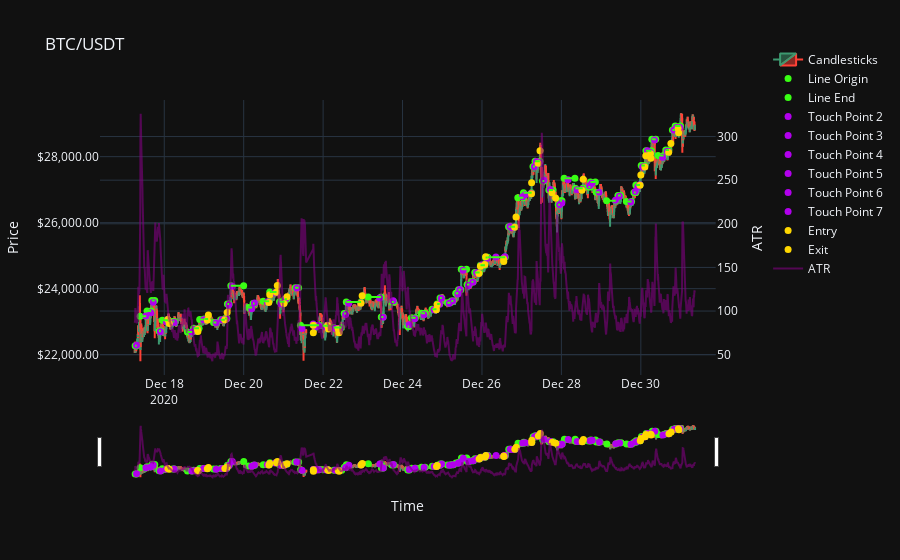

This figure's notebook cell:
### Code cell
# PLOTLY CRASHES IF USING TOO MANY ROWS, THIS IS JUST TO MAKE SURE TRADES LOOK RIGHT AND LOOK AT SOME TRADES
# PLOTLY CRASHES IF USING TOO MANY ROWS, THIS IS JUST TO MAKE SURE TRADES LOOK RIGHT AND LOOK AT SOME TRADES
# PLOTLY CRASHES IF USING TOO MANY ROWS, THIS IS JUST TO MAKE SURE TRADES LOOK RIGHT AND LOOK AT SOME TRADES

# Candlestick plot (With the horizontal lines, all the line touch points, trade entry, trade exit)

fig = make_subplots(specs=[[{"secondary_y": True}]])

candlesticks = go.Candlestick(x=plt_btc_usdt_df['time'], open=plt_btc_usdt_df['open'], high=plt_btc_usdt_df['high'], low=plt_btc_usdt_df['low'], close=plt_btc_usdt_df['close'], name='Candlesticks')

line_origin = go.Scatter(x=plt_resistance_lines_df['initial_point'], y=plt_resistance_lines_df['line_price'], mode='markers', name='Line Origin', marker=dict(color='#39FF14', size=7))
line_end = go.Scatter(x=plt_resistance_lines_df['end_of_line'], y=plt_resistance_lines_df['line_price'], mode='markers', name='Line End', marker=dict(color='#39FF14', size=7))

entries = go.Scatter(x=plt_trade_results_df['entry_time'], y=plt_trade_results_df['entry_price'], mode='markers', name='Entry', marker=dict(color='#FFD700', size=7))
exits = go.Scatter(x=plt_trade_results_df['exit_time'], y=plt_trade_results_df['exit_price'], mode='markers', name='Exit', marker=dict(color='#FFD700', size=7))
atr = go.Scatter(x=plt_btc_usdt_df['time'], y=plt_btc_usdt_df['atr'], mode='lines', name='ATR', line=dict(color='purple'), opacity=0.6)

fig.add_trace(candlesticks, secondary_y=False)
fig.add_trace(line_origin, secondary_y=False)
fig.add_trace(line_end, secondary_y=False)

# Adds all the touch points starting with 'touch_point_2'
for i in range(2, len(plt_resistance_lines_df.columns)):
    touch_point_column = 'touch_point_' + str(i)
    touch_price_column = 'touch_point_' + str(i) + '_price'

    if touch_point_column in plt_resistance_lines_df.columns:
        touch_points = go.Scatter(x=plt_resistance_lines_df[touch_point_column], y=plt_resistance_lines_df[touch_price_column], mode='markers', name=f'Touch Point {i}', marker=dict(color='#B200ED', size=7))
        fig.add_trace(touch_points, secondary_y=False)

fig.add_trace(entries, secondary_y=False)
fig.add_trace(exits, secondary_y=False)
fig.add_trace(atr, secondary_y=True)

fig.update_layout(title='BTC/USDT', xaxis_title='Time', template="plotly_dark", legend=dict(y=1.2, font=dict(size=12)))
fig.update_yaxes(title_text='Price', secondary_y=False, tickformat="$,.2f", autorange=True, fixedrange=False)
fig.update_yaxes(title_text='ATR', secondary_y=True)

# Adds the horizontal resistance lines to graph. Iterates through each row of the resistance_df.
for _, row in plt_resistance_lines_df.iterrows():
    start_time = row['initial_point']
    end_time = row['end_of_line']
    price = row['line_price']
    
    fig.add_shape(type="line", x0=start_time, y0=price, x1=end_time, y1=price, line=dict(color='#39FF14', width=2), xref='x', yref='y')

fig.show()

### Figure 1 — Plotly figure (JSON) as saved in the notebook; plotly's stock layout.template omitted (floating-point values rounded to 4 significant figures; data arrays with more than 128 entries replaced by an {"elided": "..."} marker saying what was removed)
{"data": [{"close": {"elided": "4000 float values"}, "high": {"elided": "4000 float values"}, "low": {"elided": "4000 float values"}, "name": "Candlesticks", "open": {"elided": "4000 float values"}, "type": "candlestick", "x": {"elided": "4000 str values"}, "xaxis": "x", "yaxis": "y"}, {"marker": {"color": "#39FF14", "size": 7}, "mode": "markers", "name": "Line Origin", "type": "scatter", "x": ["2020-12-17T06:25:00", "2020-12-17T09:25:00", "2020-12-17T13:35:00", "2020-12-17T16:30:00", "2020-12-17T20:50:00", "2020-12-17T22:45:00", "2020-12-18T05:05:00", "2020-12-18T14:00:00", "2020-12-18T17:45:00", "2020-12-18T21:25:00", "2020-12-19T00:10:00", "2020-12-19T05:45:00", "2020-12-19T10:05:00", "2020-12-19T12:45:00", "2020-12-19T14:10:00", "2020-12-19T16:15:00", "2020-12-20T02:45:00", "2020-12-20T05:40:00", "2020-12-20T11:45:00", "2020-12-20T15:45:00", "2020-12-20T21:40:00", "2020-12-21T00:45:00", "2020-12-21T07:05:00", "2020-12-21T10:20:00", "2020-12-21T23:50:00", "2020-12-22T06:25:00", "2020-12-22T12:45:00", "2020-12-22T14:00:00", "2020-12-23T03:15:00", "2020-12-23T11:10:00", "2020-12-23T17:30:00", "2020-12-24T03:05:00", "2020-12-24T05:20:00", "2020-12-24T11:20:00", "2020-12-24T17:50:00", "2020-12-24T20:55:00", "2020-12-24T22:40:00", "2020-12-25T03:05:00", "2020-12-25T05:30:00", "2020-12-25T08:10:00", "2020-12-25T09:50:00", "2020-12-25T11:30:00", "2020-12-25T15:00:00", "2020-12-25T17:40:00", "2020-12-25T19:40:00", "2020-12-25T23:05:00", "2020-12-26T02:10:00", "2020-12-26T03:30:00", "2020-12-26T16:05:00", "2020-12-26T17:20:00", "2020-12-26T21:40:00", "2020-12-27T01:05:00", "2020-12-27T06:50:00", "2020-12-27T08:05:00", "2020-12-27T12:35:00", "2020-12-27T16:25:00", "2020-12-27T22:05:00", "2020-12-27T23:20:00", "2020-12-28T01:40:00", "2020-12-28T08:30:00", "2020-12-28T16:15:00", "2020-12-28T17:35:00", "2020-12-28T21:00:00", "2020-12-29T03:20:00", "2020-12-29T10:10:00", "2020-12-29T15:15:00", "2020-12-29T19:50:00", "2020-12-29T21:00:00", "2020-12-30T00:15:00", "2020-12-30T03:05:00", "2020-12-30T06:40:00", "2020-12-30T10:25:00", "2020-12-30T15:05:00", "2020-12-30T19:05:00", "2020-12-30T20:45:00"], "xaxis": "x", "y": [22270.0, 23160.0, 23330.0, 23640.0, 22720.0, 23040.0, 23010.0, 22690.0, 22800.0, 23060.0, 23080.0, 22980.0, 23060.0, 23100.0, 23540.0, 24090.0, 23430.0, 23550.0, 23620.0, 23900.0, 23600.0, 23680.0, 24020.0, 22890.0, 22880.0, 22830.0, 23250, 23600.0, 23750.0, 23140.0, 23590.0, 22850.0, 23120.0, 23250.0, 23380.0, 23540.0, 23720.0, 23570.0, 23630.0, 23860.0, 23960.0, 24590.0, 24120.0, 24210.0, 24490.0, 24710.0, 24940.0, 24950.0, 25880.0, 25870.0, 26760.0, 26910.0, 27700.0, 27860.0, 27260.0, 26990.0, 26540.0, 26660.0, 27340.0, 27040.0, 27080.0, 27230.0, 26920.0, 26660.0, 26820.0, 26640.0, 26910.0, 27140.0, 27730.0, 28180.0, 28520.0, 28030.0, 28200.0, 28810.0, 28930.0], "yaxis": "y"}, {"marker": {"color": "#39FF14", "size": 7}, "mode": "markers", "name": "Line End", "type": "scatter", "x": ["2020-12-17T07:20:00", "2020-12-17T13:05:00", "2020-12-17T16:05:00", "2020-12-17T18:15:00", "2020-12-17T22:00:00", "2020-12-18T02:15:00", "2020-12-18T06:05:00", "2020-12-18T16:50:00", "2020-12-18T21:00:00", "2020-12-18T23:50:00", "2020-12-19T02:30:00", "2020-12-19T07:25:00", "2020-12-19T12:35:00", "2020-12-19T13:50:00", "2020-12-19T15:15:00", "2020-12-20T00:00:00", "2020-12-20T05:05:00", "2020-12-20T06:35:00", "2020-12-20T15:25:00", "2020-12-20T19:50:00", "2020-12-21T00:40:00", "2020-12-21T02:05:00", "2020-12-21T09:10:00", "2020-12-21T21:30:00", "2020-12-22T02:55:00", "2020-12-22T11:10:00", "2020-12-22T13:45:00", "2020-12-22T22:55:00", "2020-12-23T11:05:00", "2020-12-23T12:20:00", "2020-12-23T18:45:00", "2020-12-24T04:00:00", "2020-12-24T07:50:00", "2020-12-24T13:35:00", "2020-12-24T20:30:00", "2020-12-24T22:30:00", "2020-12-24T23:45:00", "2020-12-25T04:55:00", "2020-12-25T06:40:00", "2020-12-25T09:40:00", "2020-12-25T11:15:00", "2020-12-25T14:40:00", "2020-12-25T16:25:00", "2020-12-25T18:45:00", "2020-12-25T22:35:00", "2020-12-26T01:45:00", "2020-12-26T03:25:00", "2020-12-26T14:05:00", "2020-12-26T17:15:00", "2020-12-26T19:55:00", "2020-12-27T01:00:00", "2020-12-27T06:00:00", "2020-12-27T08:00:00", "2020-12-27T11:00:00", "2020-12-27T13:40:00", "2020-12-27T18:55:00", "2020-12-27T23:05:00", "2020-12-28T00:20:00", "2020-12-28T08:10:00", "2020-12-28T12:55:00", "2020-12-28T17:30:00", "2020-12-28T20:30:00", "2020-12-28T23:10:00", "2020-12-29T08:50:00", "2020-12-29T11:55:00", "2020-12-29T18:25:00", "2020-12-29T20:55:00", "2020-12-29T23:30:00", "2020-12-30T02:25:00", "2020-12-30T06:25:00", "2020-12-30T09:00:00", "2020-12-30T13:45:00", "2020-12-30T17:00:00", "2020-12-30T20:35:00", "2020-12-31T00:00:00"], "xaxis": "x", "y": [22270.0, 23160.0, 23330.0, 23640.0, 22720.0, 23040.0, 23010.0, 22690.0, 22800.0, 23060.0, 23080.0, 22980.0, 23060.0, 23100.0, 23540.0, 24090.0, 23430.0, 23550.0, 23620.0, 23900.0, 23600.0, 23680.0, 24020.0, 22890.0, 22880.0, 22830.0, 23250, 23600.0, 23750.0, 23140.0, 23590.0, 22850.0, 23120.0, 23250.0, 23380.0, 23540.0, 23720.0, 23570.0, 23630.0, 23860.0, 23960.0, 24590.0, 24120.0, 24210.0, 24490.0, 24710.0, 24940.0, 24950.0, 25880.0, 25870.0, 26760.0, 26910.0, 27700.0, 27860.0, 27260.0, 26990.0, 26540.0, 26660.0, 27340.0, 27040.0, 27080.0, 27230.0, 26920.0, 26660.0, 26820.0, 26640.0, 26910.0, 27140.0, 27730.0, 28180.0, 28520.0, 28030.0, 28200.0, 28810.0, 28930.0], "yaxis": "y"}, {"marker": {"color": "#B200ED", "size": 7}, "mode": "markers", "name": "Touch Point 2", "type": "scatter", "x": ["2020-12-17T07:15:00", "2020-12-17T12:55:00", "2020-12-17T15:50:00", "2020-12-17T17:20:00", "2020-12-17T21:40:00", "2020-12-18T01:15:00", "2020-12-18T06:00:00", "2020-12-18T16:35:00", "2020-12-18T18:45:00", "2020-12-18T23:45:00", "2020-12-19T01:05:00", "2020-12-19T07:20:00", "2020-12-19T11:00:00", "2020-12-19T13:35:00", "2020-12-19T15:05:00", "2020-12-19T17:05:00", "2020-12-20T04:50:00", "2020-12-20T06:30:00", "2020-12-20T14:15:00", "2020-12-20T18:50:00", "2020-12-20T22:35:00", "2020-12-21T01:35:00", "2020-12-21T08:00:00", "2020-12-21T11:15:00", "2020-12-22T01:45:00", "2020-12-22T07:15:00", "2020-12-22T13:35:00", "2020-12-22T15:30:00", "2020-12-23T10:10:00", "2020-12-23T12:15:00", "2020-12-23T18:20:00", "2020-12-24T03:55:00", "2020-12-24T07:20:00", "2020-12-24T12:55:00", "2020-12-24T19:00:00", "2020-12-24T22:15:00", "2020-12-24T23:30:00", "2020-12-25T04:15:00", "2020-12-25T06:20:00", "2020-12-25T09:25:00", "2020-12-25T10:40:00", "2020-12-25T12:35:00", "2020-12-25T15:50:00", "2020-12-25T18:30:00", "2020-12-25T20:45:00", "2020-12-25T23:55:00", "2020-12-26T03:15:00", "2020-12-26T08:25:00", "2020-12-26T16:55:00", "2020-12-26T18:10:00", "2020-12-27T00:30:00", "2020-12-27T02:05:00", "2020-12-27T07:40:00", "2020-12-27T08:55:00", "2020-12-27T13:25:00", "2020-12-27T17:15:00", "2020-12-27T22:55:00", "2020-12-28T00:15:00", "2020-12-28T04:00:00", "2020-12-28T09:25:00", "2020-12-28T17:05:00", "2020-12-28T18:30:00", "2020-12-28T22:50:00", "2020-12-29T08:40:00", "2020-12-29T11:00:00", "2020-12-29T17:55:00", "2020-12-29T20:40:00", "2020-12-29T22:10:00", "2020-12-30T01:05:00", "2020-12-30T04:00:00", "2020-12-30T08:15:00", "2020-12-30T13:10:00", "2020-12-30T15:55:00", "2020-12-30T19:55:00", "2020-12-30T21:35:00"], "xaxis": "x", "y": [22290.0, 23170.0, 23270.0, 23590.0, 22700.0, 23000.0, 22980.0, 22690.0, 22770.0, 23060.0, 23060.0, 22970.0, 23060.0, 23090.0, 23510.0, 24080.0, 23390.0, 23560.0, 23600.0, 23870.0, 23540.0, 23700.0, 24020.0, 22800.0, 22840.0, 22800.0, 23220.0, 23560.0, 23720.0, 23130.0, 23630.0, 22900.0, 23090.0, 23210.0, 23360.0, 23530.0, 23710.0, 23560.0, 23620.0, 23840.0, 23980.0, 24560.0, 24090.0, 24200.0, 24480.0, 24720.0, 24920.0, 24960.0, 25880.0, 25850.0, 26780.0, 26850.0, 27700.0, 27850.0, 27290.0, 27010.0, 26550.0, 26590.0, 27300.0, 27000.0, 27130.0, 27190.0, 26920.0, 26680.0, 26800.0, 26620.0, 26950.0, 27090.0, 27690.0, 28180.0, 28510.0, 27980.0, 28160.0, 28800.0, 28880.0], "yaxis": "y"}, {"marker": {"color": "#B200ED", "size": 7}, "mode": "markers", "name": "Touch Point 3", "type": "scatter", "x": [null, null, null, null, null, "2020-12-18T02:05:00", null, null, "2020-12-18T20:00:00", null, "2020-12-19T01:55:00", null, "2020-12-19T12:30:00", null, null, null, null, null, "2020-12-20T15:05:00", "2020-12-20T19:40:00", "2020-12-21T00:15:00", null, null, "2020-12-21T18:00:00", "2020-12-22T02:35:00", "2020-12-22T09:00:00", null, "2020-12-22T22:45:00", null, null, null, null, null, null, "2020-12-24T20:20:00", null, null, null, null, null, null, null, null, null, "2020-12-25T22:05:00", "2020-12-26T01:35:00", null, "2020-12-26T13:00:00", null, "2020-12-26T19:40:00", null, "2020-12-27T05:50:00", null, "2020-12-27T09:50:00", null, "2020-12-27T18:15:00", null, null, null, "2020-12-28T12:20:00", null, null, null, null, null, null, null, "2020-12-29T23:25:00", "2020-12-30T02:20:00", "2020-12-30T05:45:00", null, null, "2020-12-30T16:45:00", null, "2020-12-30T22:25:00"], "xaxis": "x", "y": [null, null, null, null, null, 23070.0, null, null, 22780.0, null, 23060.0, null, 23060.0, null, null, null, null, null, 23600.0, 23890, 23560.0, null, null, 22930.0, 22890.0, 22780.0, null, 23570.0, null, null, null, null, null, null, 23360.0, null, null, null, null, null, null, null, null, null, 24460.0, 24730.0, null, 24930.0, null, 25870.0, null, 26890.0, null, 27810.0, null, 26920.0, null, null, null, 27010.0, null, null, null, null, null, null, null, 27150.0, 27700.0, 28120.0, null, null, 28160.0, null, 28870.0], "yaxis": "y"}, {"marker": {"color": "#B200ED", "size": 7}, "mode": "markers", "name": "Touch Point 4", "type": "scatter", "x": [null, null, null, null, null, null, null, null, null, null, null, null, null, null, null, null, null, null, null, null, null, null, null, "2020-12-21T18:50:00", null, "2020-12-22T09:55:00", null, null, null, null, null, null, null, null, null, null, null, null, null, null, null, null, null, null, null, null, null, "2020-12-26T13:50:00", null, null, null, null, null, "2020-12-27T10:40:00", null, null, null, null, null, null, null, null, null, null, null, null, null, null, null, null, null, null, null, null, "2020-12-30T23:35:00"], "xaxis": "x", "y": [null, null, null, null, null, null, null, null, null, null, null, null, null, null, null, null, null, null, null, null, null, null, null, 22880.0, null, 22790.0, null, null, null, null, null, null, null, null, null, null, null, null, null, null, null, null, null, null, null, null, null, 24970.0, null, null, null, null, null, 27820.0, null, null, null, null, null, null, null, null, null, null, null, null, null, null, null, null, null, null, null, null, 28880.0], "yaxis": "y"}, {"marker": {"color": "#B200ED", "size": 7}, "mode": "markers", "name": "Touch Point 5", "type": "scatter", "x": [null, null, null, null, null, null, null, null, null, null, null, null, null, null, null, null, null, null, null, null, null, null, null, "2020-12-21T19:40:00", null, null, null, null, null, null, null, null, null, null, null, null, null, null, null, null, null, null, null, null, null, null, null, null, null, null, null, null, null, null, null, null, null, null, null, null, null, null, null, null, null, null, null, null, null, null, null, null, null, null, null], "xaxis": "x", "y": [null, null, null, null, null, null, null, null, null, null, null, null, null, null, null, null, null, null, null, null, null, null, null, 22840.0, null, null, null, null, null, null, null, null, null, null, null, null, null, null, null, null, null, null, null, null, null, null, null, null, null, null, null, null, null, null, null, null, null, null, null, null, null, null, null, null, null, null, null, null, null, null, null, null, null, null, null], "yaxis": "y"}, {"marker": {"color": "#B200ED", "size": 7}, "mode": "markers", "name": "Touch Point 6", "type": "scatter", "x": [null, null, null, null, null, null, null, null, null, null, null, null, null, null, null, null, null, null, null, null, null, null, null, "2020-12-21T20:30:00", null, null, null, null, null, null, null, null, null, null, null, null, null, null, null, null, null, null, null, null, null, null, null, null, null, null, null, null, null, null, null, null, null, null, null, null, null, null, null, null, null, null, null, null, null, null, null, null, null, null, null], "xaxis": "x", "y": [null, null, null, null, null, null, null, null, null, null, null, null, null, null, null, null, null, null, null, null, null, null, null, 22880.0, null, null, null, null, null, null, null, null, null, null, null, null, null, null, null, null, null, null, null, null, null, null, null, null, null, null, null, null, null, null, null, null, null, null, null, null, null, null, null, null, null, null, null, null, null, null, null, null, null, null, null], "yaxis": "y"}, {"marker": {"color": "#B200ED", "size": 7}, "mode": "markers", "name": "Touch Point 7", "type": "scatter", "x": [null, null, null, null, null, null, null, null, null, null, null, null, null, null, null, null, null, null, null, null, null, null, null, "2020-12-21T21:20:00", null, null, null, null, null, null, null, null, null, null, null, null, null, null, null, null, null, null, null, null, null, null, null, null, null, null, null, null, null, null, null, null, null, null, null, null, null, null, null, null, null, null, null, null, null, null, null, null, null, null, null], "xaxis": "x", "y": [null, null, null, null, null, null, null, null, null, null, null, null, null, null, null, null, null, null, null, null, null, null, null, 22880.0, null, null, null, null, null, null, null, null, null, null, null, null, null, null, null, null, null, null, null, null, null, null, null, null, null, null, null, null, null, null, null, null, null, null, null, null, null, null, null, null, null, null, null, null, null, null, null, null, null, null, null], "yaxis": "y"}, {"marker": {"color": "#FFD700", "size": 7}, "mode": "markers", "name": "Entry", "type": "scatter", "x": ["2020-12-18T02:10:00", "2020-12-18T20:05:00", "2020-12-19T02:00:00", "2020-12-19T12:35:00", "2020-12-20T15:10:00", "2020-12-20T19:45:00", "2020-12-21T00:20:00", "2020-12-21T18:05:00", "2020-12-22T02:40:00", "2020-12-22T09:05:00", "2020-12-22T22:50:00", "2020-12-24T20:25:00", "2020-12-25T22:10:00", "2020-12-26T01:40:00", "2020-12-26T13:05:00", "2020-12-26T19:45:00", "2020-12-27T05:55:00", "2020-12-27T09:55:00", "2020-12-27T18:20:00", "2020-12-28T12:25:00", "2020-12-29T23:30:00", "2020-12-30T02:25:00", "2020-12-30T05:50:00", "2020-12-30T16:50:00", "2020-12-30T22:30:00"], "xaxis": "x", "y": [23060.0, 22770.0, 23050.0, 23060.0, 23580.0, 23890.0, 23550.0, 22890.0, 22890.0, 22780.0, 23560.0, 23360.0, 24460.0, 24730.0, 24900.0, 25860.0, 26880.0, 27800, 26910.0, 26980.0, 27130.0, 27690.0, 28090.0, 28140.0, 28860.0], "yaxis": "y"}, {"marker": {"color": "#FFD700", "size": 7}, "mode": "markers", "name": "Exit", "type": "scatter", "x": ["2020-12-18T03:00:00", "2020-12-18T20:20:00", "2020-12-19T02:40:00", "2020-12-19T14:00:00", "2020-12-20T15:45:00", "2020-12-20T20:20:00", "2020-12-21T02:10:00", "2020-12-21T18:05:00", "2020-12-22T03:15:00", "2020-12-22T09:35:00", "2020-12-22T23:35:00", "2020-12-24T20:55:00", "2020-12-25T23:05:00", "2020-12-26T02:15:00", "2020-12-26T13:10:00", "2020-12-26T20:35:00", "2020-12-27T06:00:00", "2020-12-27T11:05:00", "2020-12-27T20:30:00", "2020-12-28T13:10:00", "2020-12-30T00:00:00", "2020-12-30T03:00:00", "2020-12-30T06:05:00", "2020-12-30T18:10:00", "2020-12-30T22:50:00"], "xaxis": "x", "y": [22950.0, 22710.0, 23200.0, 23280.0, 23810.0, 24100.0, 23760.0, 22660.0, 22780.0, 22670.0, 23780.0, 23510.0, 24680.0, 24970.0, 24820.0, 26170.0, 27210.0, 28180.0, 26750.0, 27320.0, 27440.0, 28020.0, 27950.0, 28400.0, 28720.0], "yaxis": "y"}, {"line": {"color": "purple"}, "mode": "lines", "name": "ATR", "opacity": 0.6, "type": "scatter", "x": {"elided": "4000 str values"}, "xaxis": "x", "y": {"elided": "4000 float values"}, "yaxis": "y2"}], "layout": {"legend": {"font": {"size": 12}, "y": 1.2}, "shapes": [{"line": {"color": "#39FF14", "width": 2}, "type": "line", "x0": "2020-12-17T06:25:00", "x1": "2020-12-17T07:20:00", "xref": "x", "y0": 22270.0, "y1": 22270.0, "yref": "y"}, {"line": {"color": "#39FF14", "width": 2}, "type": "line", "x0": "2020-12-17T09:25:00", "x1": "2020-12-17T13:05:00", "xref": "x", "y0": 23160.0, "y1": 23160.0, "yref": "y"}, {"line": {"color": "#39FF14", "width": 2}, "type": "line", "x0": "2020-12-17T13:35:00", "x1": "2020-12-17T16:05:00", "xref": "x", "y0": 23330.0, "y1": 23330.0, "yref": "y"}, {"line": {"color": "#39FF14", "width": 2}, "type": "line", "x0": "2020-12-17T16:30:00", "x1": "2020-12-17T18:15:00", "xref": "x", "y0": 23640.0, "y1": 23640.0, "yref": "y"}, {"line": {"color": "#39FF14", "width": 2}, "type": "line", "x0": "2020-12-17T20:50:00", "x1": "2020-12-17T22:00:00", "xref": "x", "y0": 22720.0, "y1": 22720.0, "yref": "y"}, {"line": {"color": "#39FF14", "width": 2}, "type": "line", "x0": "2020-12-17T22:45:00", "x1": "2020-12-18T02:15:00", "xref": "x", "y0": 23040.0, "y1": 23040.0, "yref": "y"}, {"line": {"color": "#39FF14", "width": 2}, "type": "line", "x0": "2020-12-18T05:05:00", "x1": "2020-12-18T06:05:00", "xref": "x", "y0": 23010.0, "y1": 23010.0, "yref": "y"}, {"line": {"color": "#39FF14", "width": 2}, "type": "line", "x0": "2020-12-18T14:00:00", "x1": "2020-12-18T16:50:00", "xref": "x", "y0": 22690.0, "y1": 22690.0, "yref": "y"}, {"line": {"color": "#39FF14", "width": 2}, "type": "line", "x0": "2020-12-18T17:45:00", "x1": "2020-12-18T21:00:00", "xref": "x", "y0": 22800.0, "y1": 22800.0, "yref": "y"}, {"line": {"color": "#39FF14", "width": 2}, "type": "line", "x0": "2020-12-18T21:25:00", "x1": "2020-12-18T23:50:00", "xref": "x", "y0": 23060.0, "y1": 23060.0, "yref": "y"}, {"line": {"color": "#39FF14", "width": 2}, "type": "line", "x0": "2020-12-19T00:10:00", "x1": "2020-12-19T02:30:00", "xref": "x", "y0": 23080.0, "y1": 23080.0, "yref": "y"}, {"line": {"color": "#39FF14", "width": 2}, "type": "line", "x0": "2020-12-19T05:45:00", "x1": "2020-12-19T07:25:00", "xref": "x", "y0": 22980.0, "y1": 22980.0, "yref": "y"}, {"line": {"color": "#39FF14", "width": 2}, "type": "line", "x0": "2020-12-19T10:05:00", "x1": "2020-12-19T12:35:00", "xref": "x", "y0": 23060.0, "y1": 23060.0, "yref": "y"}, {"line": {"color": "#39FF14", "width": 2}, "type": "line", "x0": "2020-12-19T12:45:00", "x1": "2020-12-19T13:50:00", "xref": "x", "y0": 23100.0, "y1": 23100.0, "yref": "y"}, {"line": {"color": "#39FF14", "width": 2}, "type": "line", "x0": "2020-12-19T14:10:00", "x1": "2020-12-19T15:15:00", "xref": "x", "y0": 23540.0, "y1": 23540.0, "yref": "y"}, {"line": {"color": "#39FF14", "width": 2}, "type": "line", "x0": "2020-12-19T16:15:00", "x1": "2020-12-20T00:00:00", "xref": "x", "y0": 24090.0, "y1": 24090.0, "yref": "y"}, {"line": {"color": "#39FF14", "width": 2}, "type": "line", "x0": "2020-12-20T02:45:00", "x1": "2020-12-20T05:05:00", "xref": "x", "y0": 23430.0, "y1": 23430.0, "yref": "y"}, {"line": {"color": "#39FF14", "width": 2}, "type": "line", "x0": "2020-12-20T05:40:00", "x1": "2020-12-20T06:35:00", "xref": "x", "y0": 23550.0, "y1": 23550.0, "yref": "y"}, {"line": {"color": "#39FF14", "width": 2}, "type": "line", "x0": "2020-12-20T11:45:00", "x1": "2020-12-20T15:25:00", "xref": "x", "y0": 23620.0, "y1": 23620.0, "yref": "y"}, {"line": {"color": "#39FF14", "width": 2}, "type": "line", "x0": "2020-12-20T15:45:00", "x1": "2020-12-20T19:50:00", "xref": "x", "y0": 23900.0, "y1": 23900.0, "yref": "y"}, {"line": {"color": "#39FF14", "width": 2}, "type": "line", "x0": "2020-12-20T21:40:00", "x1": "2020-12-21T00:40:00", "xref": "x", "y0": 23600.0, "y1": 23600.0, "yref": "y"}, {"line": {"color": "#39FF14", "width": 2}, "type": "line", "x0": "2020-12-21T00:45:00", "x1": "2020-12-21T02:05:00", "xref": "x", "y0": 23680.0, "y1": 23680.0, "yref": "y"}, {"line": {"color": "#39FF14", "width": 2}, "type": "line", "x0": "2020-12-21T07:05:00", "x1": "2020-12-21T09:10:00", "xref": "x", "y0": 24020.0, "y1": 24020.0, "yref": "y"}, {"line": {"color": "#39FF14", "width": 2}, "type": "line", "x0": "2020-12-21T10:20:00", "x1": "2020-12-21T21:30:00", "xref": "x", "y0": 22890.0, "y1": 22890.0, "yref": "y"}, {"line": {"color": "#39FF14", "width": 2}, "type": "line", "x0": "2020-12-21T23:50:00", "x1": "2020-12-22T02:55:00", "xref": "x", "y0": 22880.0, "y1": 22880.0, "yref": "y"}, {"line": {"color": "#39FF14", "width": 2}, "type": "line", "x0": "2020-12-22T06:25:00", "x1": "2020-12-22T11:10:00", "xref": "x", "y0": 22830.0, "y1": 22830.0, "yref": "y"}, {"line": {"color": "#39FF14", "width": 2}, "type": "line", "x0": "2020-12-22T12:45:00", "x1": "2020-12-22T13:45:00", "xref": "x", "y0": 23250, "y1": 23250, "yref": "y"}, {"line": {"color": "#39FF14", "width": 2}, "type": "line", "x0": "2020-12-22T14:00:00", "x1": "2020-12-22T22:55:00", "xref": "x", "y0": 23600.0, "y1": 23600.0, "yref": "y"}, {"line": {"color": "#39FF14", "width": 2}, "type": "line", "x0": "2020-12-23T03:15:00", "x1": "2020-12-23T11:05:00", "xref": "x", "y0": 23750.0, "y1": 23750.0, "yref": "y"}, {"line": {"color": "#39FF14", "width": 2}, "type": "line", "x0": "2020-12-23T11:10:00", "x1": "2020-12-23T12:20:00", "xref": "x", "y0": 23140.0, "y1": 23140.0, "yref": "y"}, {"line": {"color": "#39FF14", "width": 2}, "type": "line", "x0": "2020-12-23T17:30:00", "x1": "2020-12-23T18:45:00", "xref": "x", "y0": 23590.0, "y1": 23590.0, "yref": "y"}, {"line": {"color": "#39FF14", "width": 2}, "type": "line", "x0": "2020-12-24T03:05:00", "x1": "2020-12-24T04:00:00", "xref": "x", "y0": 22850.0, "y1": 22850.0, "yref": "y"}, {"line": {"color": "#39FF14", "width": 2}, "type": "line", "x0": "2020-12-24T05:20:00", "x1": "2020-12-24T07:50:00", "xref": "x", "y0": 23120.0, "y1": 23120.0, "yref": "y"}, {"line": {"color": "#39FF14", "width": 2}, "type": "line", "x0": "2020-12-24T11:20:00", "x1": "2020-12-24T13:35:00", "xref": "x", "y0": 23250.0, "y1": 23250.0, "yref": "y"}, {"line": {"color": "#39FF14", "width": 2}, "type": "line", "x0": "2020-12-24T17:50:00", "x1": "2020-12-24T20:30:00", "xref": "x", "y0": 23380.0, "y1": 23380.0, "yref": "y"}, {"line": {"color": "#39FF14", "width": 2}, "type": "line", "x0": "2020-12-24T20:55:00", "x1": "2020-12-24T22:30:00", "xref": "x", "y0": 23540.0, "y1": 23540.0, "yref": "y"}, {"line": {"color": "#39FF14", "width": 2}, "type": "line", "x0": "2020-12-24T22:40:00", "x1": "2020-12-24T23:45:00", "xref": "x", "y0": 23720.0, "y1": 23720.0, "yref": "y"}, {"line": {"color": "#39FF14", "width": 2}, "type": "line", "x0": "2020-12-25T03:05:00", "x1": "2020-12-25T04:55:00", "xref": "x", "y0": 23570.0, "y1": 23570.0, "yref": "y"}, {"line": {"color": "#39FF14", "width": 2}, "type": "line", "x0": "2020-12-25T05:30:00", "x1": "2020-12-25T06:40:00", "xref": "x", "y0": 23630.0, "y1": 23630.0, "yref": "y"}, {"line": {"color": "#39FF14", "width": 2}, "type": "line", "x0": "2020-12-25T08:10:00", "x1": "2020-12-25T09:40:00", "xref": "x", "y0": 23860.0, "y1": 23860.0, "yref": "y"}, {"line": {"color": "#39FF14", "width": 2}, "type": "line", "x0": "2020-12-25T09:50:00", "x1": "2020-12-25T11:15:00", "xref": "x", "y0": 23960.0, "y1": 23960.0, "yref": "y"}, {"line": {"color": "#39FF14", "width": 2}, "type": "line", "x0": "2020-12-25T11:30:00", "x1": "2020-12-25T14:40:00", "xref": "x", "y0": 24590.0, "y1": 24590.0, "yref": "y"}, {"line": {"color": "#39FF14", "width": 2}, "type": "line", "x0": "2020-12-25T15:00:00", "x1": "2020-12-25T16:25:00", "xref": "x", "y0": 24120.0, "y1": 24120.0, "yref": "y"}, {"line": {"color": "#39FF14", "width": 2}, "type": "line", "x0": "2020-12-25T17:40:00", "x1": "2020-12-25T18:45:00", "xref": "x", "y0": 24210.0, "y1": 24210.0, "yref": "y"}, {"line": {"color": "#39FF14", "width": 2}, "type": "line", "x0": "2020-12-25T19:40:00", "x1": "2020-12-25T22:35:00", "xref": "x", "y0": 24490.0, "y1": 24490.0, "yref": "y"}, {"line": {"color": "#39FF14", "width": 2}, "type": "line", "x0": "2020-12-25T23:05:00", "x1": "2020-12-26T01:45:00", "xref": "x", "y0": 24710.0, "y1": 24710.0, "yref": "y"}, {"line": {"color": "#39FF14", "width": 2}, "type": "line", "x0": "2020-12-26T02:10:00", "x1": "2020-12-26T03:25:00", "xref": "x", "y0": 24940.0, "y1": 24940.0, "yref": "y"}, {"line": {"color": "#39FF14", "width": 2}, "type": "line", "x0": "2020-12-26T03:30:00", "x1": "2020-12-26T14:05:00", "xref": "x", "y0": 24950.0, "y1": 24950.0, "yref": "y"}, {"line": {"color": "#39FF14", "width": 2}, "type": "line", "x0": "2020-12-26T16:05:00", "x1": "2020-12-26T17:15:00", "xref": "x", "y0": 25880.0, "y1": 25880.0, "yref": "y"}, {"line": {"color": "#39FF14", "width": 2}, "type": "line", "x0": "2020-12-26T17:20:00", "x1": "2020-12-26T19:55:00", "xref": "x", "y0": 25870.0, "y1": 25870.0, "yref": "y"}, {"line": {"color": "#39FF14", "width": 2}, "type": "line", "x0": "2020-12-26T21:40:00", "x1": "2020-12-27T01:00:00", "xref": "x", "y0": 26760.0, "y1": 26760.0, "yref": "y"}, {"line": {"color": "#39FF14", "width": 2}, "type": "line", "x0": "2020-12-27T01:05:00", "x1": "2020-12-27T06:00:00", "xref": "x", "y0": 26910.0, "y1": 26910.0, "yref": "y"}, {"line": {"color": "#39FF14", "width": 2}, "type": "line", "x0": "2020-12-27T06:50:00", "x1": "2020-12-27T08:00:00", "xref": "x", "y0": 27700.0, "y1": 27700.0, "yref": "y"}, {"line": {"color": "#39FF14", "width": 2}, "type": "line", "x0": "2020-12-27T08:05:00", "x1": "2020-12-27T11:00:00", "xref": "x", "y0": 27860.0, "y1": 27860.0, "yref": "y"}, {"line": {"color": "#39FF14", "width": 2}, "type": "line", "x0": "2020-12-27T12:35:00", "x1": "2020-12-27T13:40:00", "xref": "x", "y0": 27260.0, "y1": 27260.0, "yref": "y"}, {"line": {"color": "#39FF14", "width": 2}, "type": "line", "x0": "2020-12-27T16:25:00", "x1": "2020-12-27T18:55:00", "xref": "x", "y0": 26990.0, "y1": 26990.0, "yref": "y"}, {"line": {"color": "#39FF14", "width": 2}, "type": "line", "x0": "2020-12-27T22:05:00", "x1": "2020-12-27T23:05:00", "xref": "x", "y0": 26540.0, "y1": 26540.0, "yref": "y"}, {"line": {"color": "#39FF14", "width": 2}, "type": "line", "x0": "2020-12-27T23:20:00", "x1": "2020-12-28T00:20:00", "xref": "x", "y0": 26660.0, "y1": 26660.0, "yref": "y"}, {"line": {"color": "#39FF14", "width": 2}, "type": "line", "x0": "2020-12-28T01:40:00", "x1": "2020-12-28T08:10:00", "xref": "x", "y0": 27340.0, "y1": 27340.0, "yref": "y"}, {"line": {"color": "#39FF14", "width": 2}, "type": "line", "x0": "2020-12-28T08:30:00", "x1": "2020-12-28T12:55:00", "xref": "x", "y0": 27040.0, "y1": 27040.0, "yref": "y"}, {"line": {"color": "#39FF14", "width": 2}, "type": "line", "x0": "2020-12-28T16:15:00", "x1": "2020-12-28T17:30:00", "xref": "x", "y0": 27080.0, "y1": 27080.0, "yref": "y"}, {"line": {"color": "#39FF14", "width": 2}, "type": "line", "x0": "2020-12-28T17:35:00", "x1": "2020-12-28T20:30:00", "xref": "x", "y0": 27230.0, "y1": 27230.0, "yref": "y"}, {"line": {"color": "#39FF14", "width": 2}, "type": "line", "x0": "2020-12-28T21:00:00", "x1": "2020-12-28T23:10:00", "xref": "x", "y0": 26920.0, "y1": 26920.0, "yref": "y"}, {"line": {"color": "#39FF14", "width": 2}, "type": "line", "x0": "2020-12-29T03:20:00", "x1": "2020-12-29T08:50:00", "xref": "x", "y0": 26660.0, "y1": 26660.0, "yref": "y"}, {"line": {"color": "#39FF14", "width": 2}, "type": "line", "x0": "2020-12-29T10:10:00", "x1": "2020-12-29T11:55:00", "xref": "x", "y0": 26820.0, "y1": 26820.0, "yref": "y"}, {"line": {"color": "#39FF14", "width": 2}, "type": "line", "x0": "2020-12-29T15:15:00", "x1": "2020-12-29T18:25:00", "xref": "x", "y0": 26640.0, "y1": 26640.0, "yref": "y"}, {"line": {"color": "#39FF14", "width": 2}, "type": "line", "x0": "2020-12-29T19:50:00", "x1": "2020-12-29T20:55:00", "xref": "x", "y0": 26910.0, "y1": 26910.0, "yref": "y"}, {"line": {"color": "#39FF14", "width": 2}, "type": "line", "x0": "2020-12-29T21:00:00", "x1": "2020-12-29T23:30:00", "xref": "x", "y0": 27140.0, "y1": 27140.0, "yref": "y"}, {"line": {"color": "#39FF14", "width": 2}, "type": "line", "x0": "2020-12-30T00:15:00", "x1": "2020-12-30T02:25:00", "xref": "x", "y0": 27730.0, "y1": 27730.0, "yref": "y"}, {"line": {"color": "#39FF14", "width": 2}, "type": "line", "x0": "2020-12-30T03:05:00", "x1": "2020-12-30T06:25:00", "xref": "x", "y0": 28180.0, "y1": 28180.0, "yref": "y"}, {"line": {"color": "#39FF14", "width": 2}, "type": "line", "x0": "2020-12-30T06:40:00", "x1": "2020-12-30T09:00:00", "xref": "x", "y0": 28520.0, "y1": 28520.0, "yref": "y"}, {"line": {"color": "#39FF14", "width": 2}, "type": "line", "x0": "2020-12-30T10:25:00", "x1": "2020-12-30T13:45:00", "xref": "x", "y0": 28030.0, "y1": 28030.0, "yref": "y"}, {"line": {"color": "#39FF14", "width": 2}, "type": "line", "x0": "2020-12-30T15:05:00", "x1": "2020-12-30T17:00:00", "xref": "x", "y0": 28200.0, "y1": 28200.0, "yref": "y"}, {"line": {"color": "#39FF14", "width": 2}, "type": "line", "x0": "2020-12-30T19:05:00", "x1": "2020-12-30T20:35:00", "xref": "x", "y0": 28810.0, "y1": 28810.0, "yref": "y"}, {"line": {"color": "#39FF14", "width": 2}, "type": "line", "x0": "2020-12-30T20:45:00", "x1": "2020-12-31T00:00:00", "xref": "x", "y0": 28930.0, "y1": 28930.0, "yref": "y"}], "title": {"text": "BTC/USDT"}, "xaxis": {"anchor": "y", "domain": [0, 0.94], "title": {"text": "Time"}}, "yaxis": {"anchor": "x", "autorange": true, "domain": [0, 1], "fixedrange": false, "tickformat": "$,.2f", "title": {"text": "Price"}}, "yaxis2": {"anchor": "x", "overlaying": "y", "side": "right", "title": {"text": "ATR"}}}}
